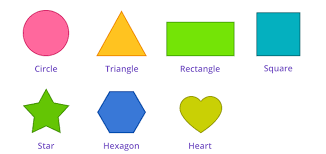
#> input picture Data/Shapes.png, 326 x 154 px, found by its file name
$ python 25Detect_Simple_Geometric_Shapes.py
#> lines starting #> are read from the running program, lines starting #| are printed output that depends on the picture; after the words box and inside, x2 and y2 are one past the last pixel; in counts of white or black regions, pixels touching at a corner belong together; long printed decimals are rounded
import numpy as np
import cv2

img = cv2.imread('Shapes.png')
#> img is the input picture: shape (154, 326, 3); mean B, G, R 219.9, 235.3, 226.9
imggray = cv2.cvtColor(img, cv2.COLOR_BGR2GRAY)
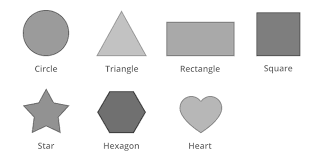
#> imggray: shape (154, 326); min 56, max 255, mean 231

_, thresh = cv2.threshold(imggray, 150, 255, cv2.THRESH_BINARY)
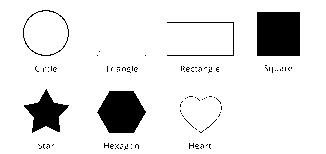
#> thresh: shape (154, 326); 90% white; 103 black regions (98 under 20 px)
contours, _ = cv2.findContours(thresh, cv2.RETR_TREE, cv2.CHAIN_APPROX_NONE)
#> contours = 228 contours, 218 with area under 20; largest, box (x1, y1, x2, y2) and area: (0, 0, 326, 154) 49725, (256, 11, 301, 57) 1978, (96, 90, 147, 134) 1598, (23, 88, 70, 134) 1000, (166, 21, 235, 57) 331

for contour in contours:
    approx = cv2.approxPolyDP(contour, 0.01*cv2.arcLength(contour, True), True)
    cv2.drawContours(img, [approx], 0, (0,0,255), 3)
    x = approx.ravel()[0]
    y = approx.ravel()[1] - 5
    if len(approx) == 3:
        cv2.putText(img, 'Traingle', (x,y), cv2.FONT_HERSHEY_SIMPLEX, 0.5, (0,0,0))
    elif len(approx) == 4:
        x1,y1,w,h = cv2.boundingRect(approx)
        aspectRatio = float(w)/h
        print(aspectRatio)
        if aspectRatio >= 0.95 and aspectRatio <= 1.05:
            cv2.putText(img, 'Square', (x, y), cv2.FONT_HERSHEY_SIMPLEX, 0.5, (0, 0, 0))
        else:
            cv2.putText(img, 'Rectangle', (x,y), cv2.FONT_HERSHEY_SIMPLEX, 0.5, (0,0,0))
    elif len(approx) == 5:
        cv2.putText(img, 'Pentagon', (x,y), cv2.FONT_HERSHEY_SIMPLEX, 0.5, (0,0,0))
    elif len(approx) == 10:
        cv2.putText(img, 'Star', (x,y), cv2.FONT_HERSHEY_SIMPLEX, 0.5, (0,0,0))
    else:
        cv2.putText(img, 'Circle', (x,y), cv2.FONT_HERSHEY_SIMPLEX, 0.5, (0,0,0))
#> this loop made 228 passes
#> (approx, x, y, x1, y1, w, h, aspectRatio) on passes 1, 2, 3, 4, 6, 7, 8, 10: ([[0, 0], [0, 153], [325, 153], [325, 0]], 0, -5, 0, 0, 326, 154, 2.12), ([[123, 149], [124, 148], [125, 149], [124, 150]], 123, 144, 123, 148, 3, 3, 1), ([[209, 148], [210, 147], [211, 148], [210, 149]], 209, 143, 209, 147, 3, 3, 1), ([[200, 148], [201, 147], [202, 148], [201, 149]], 200, 143, 200, 147, 3, 3, 1), ([[130, 148], [131, 147], [132, 148], [131, 149]], 130, 143, 130, 147, 3, 3, 1), ([[117, 148], [118, 147], [119, 148], [118, 149]], 117, 143, 117, 147, 3, 3, 1), ([[114, 148], [115, 147], [116, 148], [115, 149]], 114, 143, 114, 147, 3, 3, 1), ([[46, 148], [47, 147], [48, 148], [47, 149]], 46, 143, 46, 147, 3, 3, 1)
#> (x, y, x1, y1, w, h, aspectRatio) on passes 61 to 66: (192, 122, 192, 126, 3, 3, 1), (208, 121, 208, 125, 3, 3, 1), (191, 121, 191, 125, 3, 3, 1), (209, 120, 209, 124, 3, 3, 1), (190, 120, 190, 124, 3, 3, 1), (210, 119, 210, 123, 3, 3, 1)
#| 2.117
#| 1.0
#| 1.0
#| 1.0
#| 1.0
#| 1.0
#| 1.0
#| 1.0
#> (further printed lines are left out)
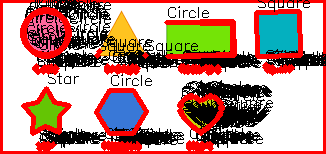
#> img: shape (154, 326, 3); mean B, G, R 135.8, 145.1, 185.1

cv2.imshow('shapes', img)
cv2.waitKey(0)
cv2.destroyAllWindows()

$ run again, with Data/chessboard.png copied over Data/Shapes.png
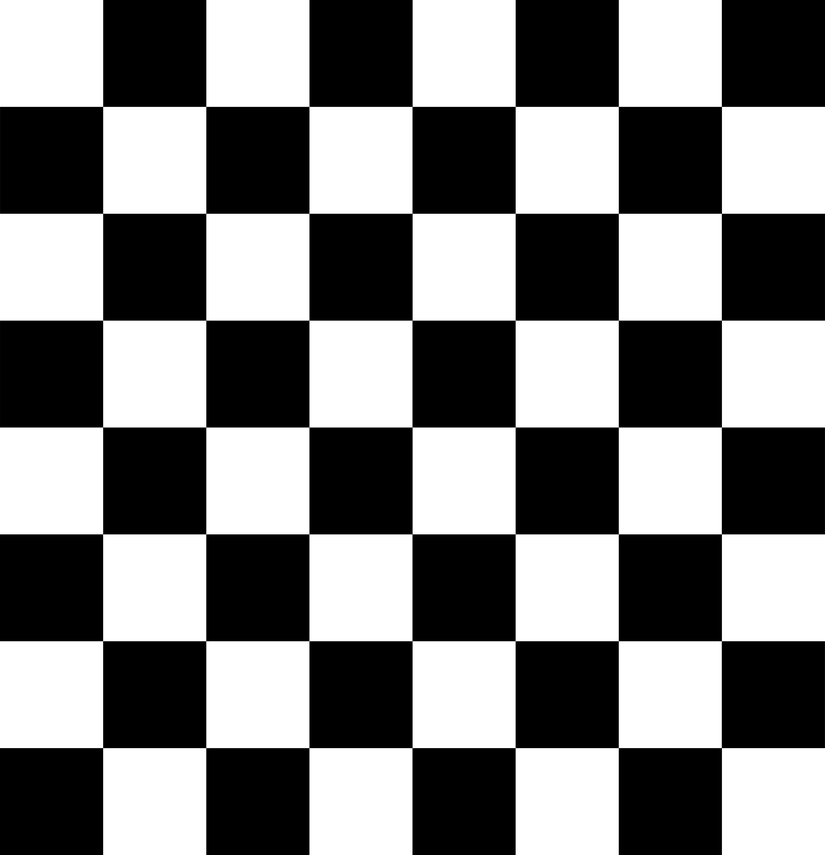
#> input picture Data/chessboard.png, 825 x 855 px, shrunk from 3595 x 3723 before the run, found by its file name
#> img is the input picture: shape (855, 825, 3); min 0, max 255, mean 127.5
#> thresh: shape (855, 825); 49.8% white; 10 white regions
#> contours = 11 contours; largest, box (x1, y1, x2, y2) and area: (413, 0, 825, 427) 86811, (413, 428, 825, 855) 86291, (0, 0, 309, 427) 64770, (0, 428, 309, 855) 53957, (618, 106, 723, 215) 11230
#> the loop `for contour in contours:` made 11 passes
#> (approx, x, y, x1, y1, w, h, aspectRatio) on passes 1, 2, 5, 6, 7: ([[310, 748], [310, 854], [411, 854], [411, 748]], 310, 743, 310, 748, 102, 107, 0.953), ([[310, 534], [310, 640], [411, 640], [411, 534]], 310, 529, 310, 534, 102, 107, 0.953), ([[0, 428], [0, 533], [102, 533], [102, 428]], 0, 423, 0, 428, 103, 106, 0.972), ([[722, 321], [722, 426], [824, 426], [824, 321]], 722, 316, 722, 321, 103, 106, 0.972), ([[310, 321], [310, 426], [411, 426], [411, 321]], 310, 316, 310, 321, 102, 106, 0.962)
#> (printed output is left out)
#> after the loop `for contour in contours:`:
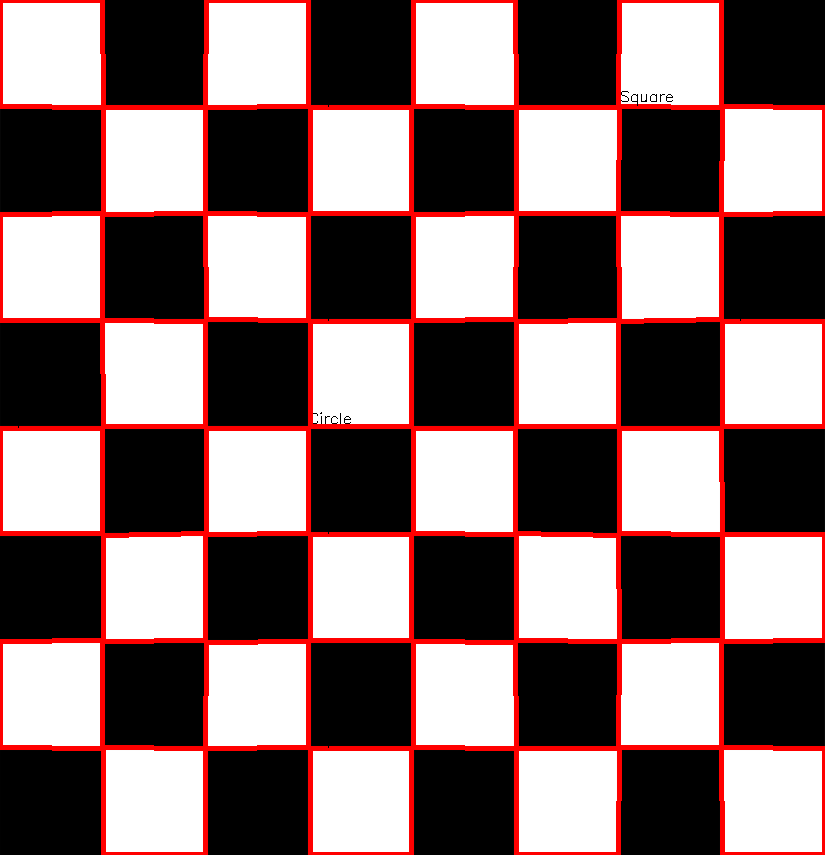
#> img: shape (855, 825, 3); 8.86% of pixels changed, all inside (x1, y1, x2, y2) = (0, 0, 825, 855)

$ run again, with Data/pic1.png copied over Data/Shapes.png
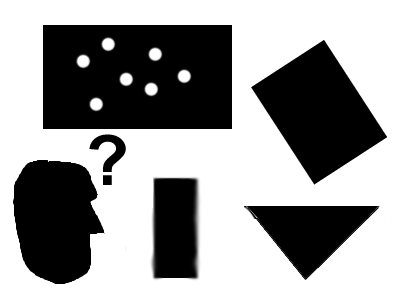
#> input picture Data/pic1.png, 400 x 300 px, found by its file name
#> img is the input picture: shape (300, 400, 3); mean B, G, R 154.1, 154.1, 154.1
#> `_, thresh = cv2.threshold(imggray, 150, 255, cv2.THRESH_BINARY)`:
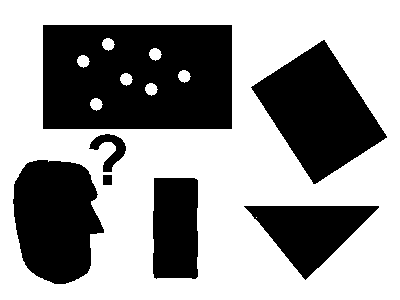
#> thresh: shape (300, 400); 60.2% white; 7 black regions
#> contours = 16 contours, 1 with area under 20; largest, box (x1, y1, x2, y2) and area: (0, 0, 400, 300) 119301, (42, 24, 233, 130) 19948, (250, 39, 388, 185) 10294, (12, 159, 105, 285) 8824, (243, 205, 380, 281) 5187
#> the loop `for contour in contours:` made 16 passes
#> (approx, x, y, x1, y1, w, h, aspectRatio) on passes 1, 4, 8, 9: ([[0, 0], [0, 299], [399, 299], [399, 0]], 0, -5, 0, 0, 400, 300, 1.33), ([[154, 177], [198, 180], [195, 279], [153, 277]], 154, 172, 153, 177, 46, 103, 0.447), ([[324, 39], [387, 137], [313, 184], [250, 87]], 324, 34, 250, 39, 138, 146, 0.945), ([[42, 25], [231, 24], [232, 128], [43, 129]], 42, 20, 42, 24, 191, 106, 1.8)
#> (printed output is left out)
#> after the loop `for contour in contours:`:
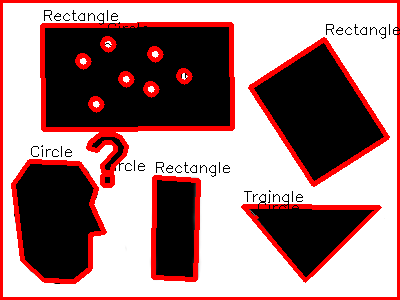
#> img: shape (300, 400, 3); 13.87% of pixels changed, all inside (x1, y1, x2, y2) = (0, 0, 400, 300)
